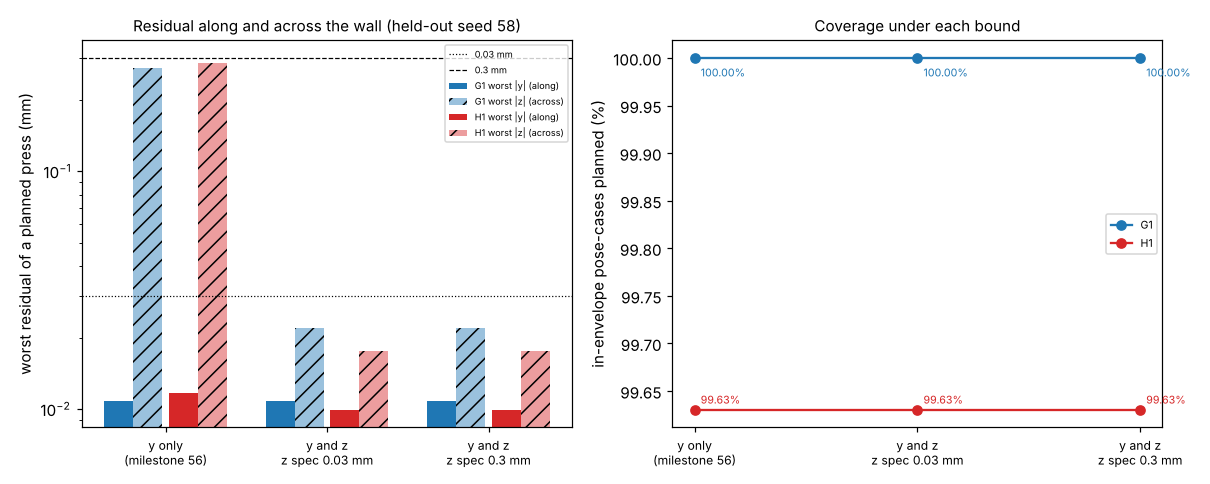

Python code for this plot:
"""Figure for milestone 58: python experiments/m58_tworow/figure.py (reads results.json)."""
import json
import os

import matplotlib
matplotlib.use("Agg")
import matplotlib.pyplot as plt  # noqa: E402
import numpy as np  # noqa: E402

HERE = os.path.dirname(os.path.abspath(__file__))
D = json.load(open(os.path.join(HERE, "results.json")))
SPEC = D["spec_mm"]
cfg = list(D["configs"])
lab = {"y-only": "y only\n(milestone 56)", "iso": "y and z\nz spec 0.03 mm", "loose": "y and z\nz spec 0.3 mm"}
x = np.arange(len(cfg))
fig, (ax1, ax2) = plt.subplots(1, 2, figsize=(11, 4.4))
for i, (n, c) in enumerate((("g1", "C0"), ("h1", "C3"))):
    wy = [D["S"][f"{n} {k}"]["wy"] for k in cfg]
    wz = [D["S"][f"{n} {k}"]["wz"] for k in cfg]
    cov = [D["S"][f"{n} {k}"]["cov"] for k in cfg]
    off = -0.2 + 0.4 * i
    ax1.bar(x + off - 0.09, wy, 0.18, color=c, label=f"{n.upper()} worst |y| (along)")
    ax1.bar(x + off + 0.09, wz, 0.18, color=c, alpha=0.45, hatch="//", label=f"{n.upper()} worst |z| (across)")
    ax2.plot(x, cov, "o-", color=c, label=n.upper())
    for xi, v in zip(x, cov):
        ax2.annotate(f"{v:.2f}%", (xi, v), textcoords="offset points", xytext=(4, 4 if i else -12), fontsize=7,
                     color=c)
ax1.axhline(SPEC, color="k", lw=0.8, ls=":", label=f"{SPEC} mm")
ax1.axhline(0.3, color="k", lw=0.8, ls="--", label="0.3 mm")
ax1.set_yscale("log")
ax1.set_xticks(x, [lab[k] for k in cfg], fontsize=8)
ax1.set_ylabel("worst residual of a planned press (mm)")
ax1.set_title("Residual along and across the wall (held-out seed 58)", fontsize=10)
ax1.legend(fontsize=6, loc="upper right")
ax2.set_xticks(x, [lab[k] for k in cfg], fontsize=8)
ax2.set_ylabel("in-envelope pose-cases planned (%)")
ax2.set_title("Coverage under each bound", fontsize=10)
ax2.legend(fontsize=7)
fig.tight_layout()
fig.savefig(os.path.join(HERE, "figure.png"), dpi=110)
print("wrote figure.png")
